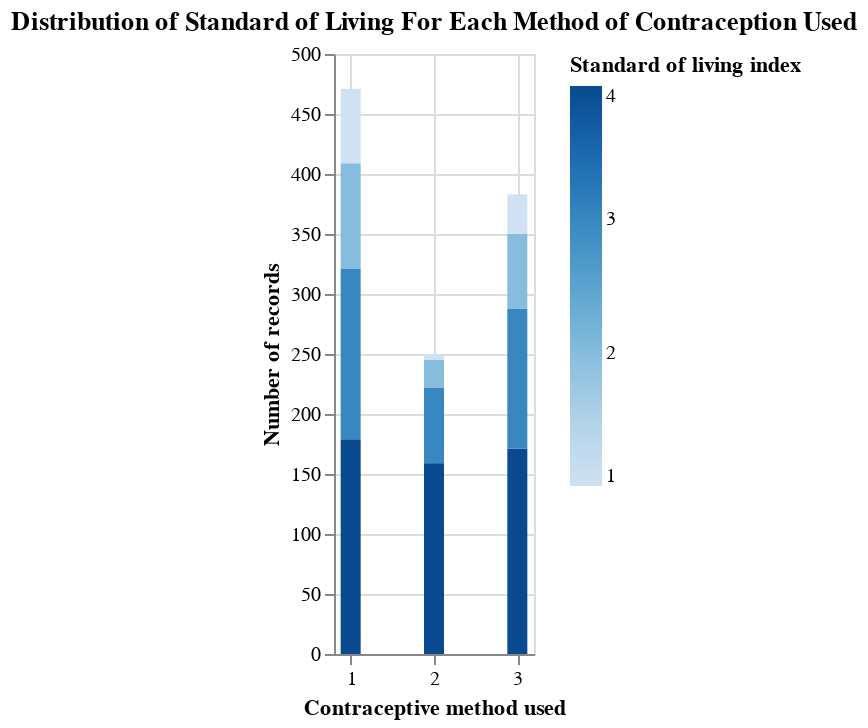

Notebook code for this chart:
### Markdown cell above
**Standard of living**

### Code cell
living_standard_correlation = alt.Chart(cmc_train, title = "Distribution of Standard of Living For Each Method of Contraception Used").mark_bar(size=10).encode(
    x = alt.X("contraceptive_method_used", title = "Contraceptive method used"),
    y = alt.Y("count()", title = "Number of records"),
    color = alt.Color("standard_of_living_index", legend=alt.Legend(title="Standard of living index"))
).properties(width=100)
living_standard_correlation

### Figure 1 — Vega-Lite specification as saved in the notebook (floating-point values rounded to 4 significant figures; data arrays with more than 128 entries replaced by an {"elided": "..."} marker saying what was removed)
{"$schema": "https://vega.github.io/schema/vega-lite/v4.17.0.json", "config": {"view": {"continuousHeight": 300, "continuousWidth": 400}}, "data": {"name": "data-3895c4260d1dd1a6efb37b73d7dea99f"}, "datasets": {"data-3895c4260d1dd1a6efb37b73d7dea99f": {"elided": "1104 records"}}, "encoding": {"color": {"field": "standard_of_living_index", "legend": {"title": "Standard of living index"}, "type": "quantitative"}, "x": {"field": "contraceptive_method_used", "title": "Contraceptive method used", "type": "quantitative"}, "y": {"aggregate": "count", "title": "Number of records", "type": "quantitative"}}, "mark": {"size": 10, "type": "bar"}, "title": "Distribution of Standard of Living For Each Method of Contraception Used", "width": 100}
